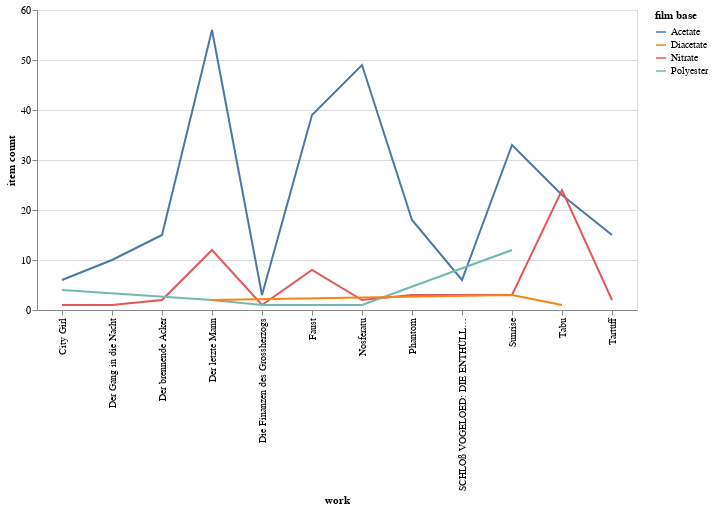

Write notebook code for a chart like this one.
### Markdown cell above
##### SPARQL #7: Detail of film base per work.

### Code cell
dataframe = run_query("""
    SELECT DISTINCT ?work ?workLabel ?item ?carrierLabel ?baseLabel
    WHERE
    {
        ?work wdt:P1 wd:Q1019.
        ?work wdt:P12 ?manifestation. 
        ?manifestation wdt:P14 ?item.
        ?item wdt:P17 ?carrier.
        ?item wdt:P20 ?base.
        FILTER ( ?carrier in (wd:Q1006,wd:Q1006) ) 
        SERVICE wikibase:label { bd:serviceParam wikibase:language "en". }
    }
    """, 'http://167.99.135.149:8989/bigdata/sparql')

dataframe = dataframe[['workLabel', 'baseLabel', 'work']]
dataframe = dataframe.pivot_table(index=['workLabel', 'baseLabel'], aggfunc=lambda x: len(x)).reset_index()
dataframe = dataframe.rename(columns={'work':'item count', 'workLabel':'work', 'baseLabel':'film base'})
line = altair.Chart(dataframe).mark_line(interpolate='linear').encode(x='work', y='item count:Q', color='film base')
display(altair.layer(line).properties(width=600, height=300))

### Figure 1 — Vega-Lite specification as saved in the notebook (floating-point values rounded to 4 significant figures)
{"config": {"view": {"continuousWidth": 400, "continuousHeight": 300}}, "layer": [{"mark": {"type": "line", "interpolate": "linear"}, "encoding": {"color": {"type": "nominal", "field": "film base"}, "x": {"type": "nominal", "field": "work"}, "y": {"type": "quantitative", "field": "item count"}}}], "data": {"name": "data-399c22f0536d22cad5a651683280bdb9"}, "height": 300, "width": 600, "$schema": "https://vega.github.io/schema/vega-lite/v4.8.1.json", "datasets": {"data-399c22f0536d22cad5a651683280bdb9": [{"work": "City Girl", "film base": "Acetate", "item count": 6}, {"work": "City Girl", "film base": "Nitrate", "item count": 1}, {"work": "City Girl", "film base": "Polyester", "item count": 4}, {"work": "Der Gang in die Nacht", "film base": "Acetate", "item count": 10}, {"work": "Der Gang in die Nacht", "film base": "Nitrate", "item count": 1}, {"work": "Der brennende Acker", "film base": "Acetate", "item count": 15}, {"work": "Der brennende Acker", "film base": "Nitrate", "item count": 2}, {"work": "Der letzte Mann", "film base": "Acetate", "item count": 56}, {"work": "Der letzte Mann", "film base": "Diacetate", "item count": 2}, {"work": "Der letzte Mann", "film base": "Nitrate", "item count": 12}, {"work": "Der letzte Mann", "film base": "Polyester", "item count": 2}, {"work": "Die Finanzen des Grossherzogs", "film base": "Acetate", "item count": 3}, {"work": "Die Finanzen des Grossherzogs", "film base": "Nitrate", "item count": 1}, {"work": "Die Finanzen des Grossherzogs", "film base": "Polyester", "item count": 1}, {"work": "Faust", "film base": "Acetate", "item count": 39}, {"work": "Faust", "film base": "Nitrate", "item count": 8}, {"work": "Nosferatu", "film base": "Acetate", "item count": 49}, {"work": "Nosferatu", "film base": "Nitrate", "item count": 2}, {"work": "Nosferatu", "film base": "Polyester", "item count": 1}, {"work": "Phantom", "film base": "Acetate", "item count": 18}, {"work": "Phantom", "film base": "Nitrate", "item count": 3}, {"work": "SCHLOß VOGELOED: DIE ENTHÜLLUNG EINES GEHEIMNISSES", "film base": "Acetate", "item count": 6}, {"work": "SCHLOß VOGELOED: DIE ENTHÜLLUNG EINES GEHEIMNISSES", "film base": "Nitrate", "item count": 3}, {"work": "Sunrise", "film base": "Acetate", "item count": 33}, {"work": "Sunrise", "film base": "Diacetate", "item count": 3}, {"work": "Sunrise", "film base": "Nitrate", "item count": 3}, {"work": "Sunrise", "film base": "Polyester", "item count": 12}, {"work": "Tabu", "film base": "Acetate", "item count": 23}, {"work": "Tabu", "film base": "Diacetate", "item count": 1}, {"work": "Tabu", "film base": "Nitrate", "item count": 24}, {"work": "Tartüff", "film base": "Acetate", "item count": 15}, {"work": "Tartüff", "film base": "Nitrate", "item count": 2}]}}
